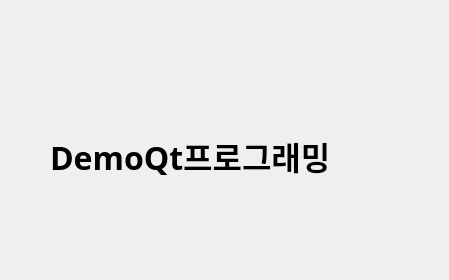
<?xml version="1.0" encoding="UTF-8"?>
<ui version="4.0">
 <class>Dialog</class>
 <widget class="QDialog" name="Dialog">
  <property name="geometry">
   <rect>
    <x>0</x>
    <y>0</y>
    <width>449</width>
    <height>280</height>
   </rect>
  </property>
  <property name="windowTitle">
   <string>Dialog</string>
  </property>
  <widget class="QLabel" name="label">
   <property name="geometry">
    <rect>
     <x>50</x>
     <y>80</y>
     <width>361</width>
     <height>151</height>
    </rect>
   </property>
   <property name="font">
    <font>
     <family>맑은 고딕</family>
     <pointsize>24</pointsize>
     <weight>75</weight>
     <bold>true</bold>
    </font>
   </property>
   <property name="text">
    <string>DemoQt프로그래밍</string>
   </property>
  </widget>
 </widget>
 <resources/>
 <connections/>
</ui>
